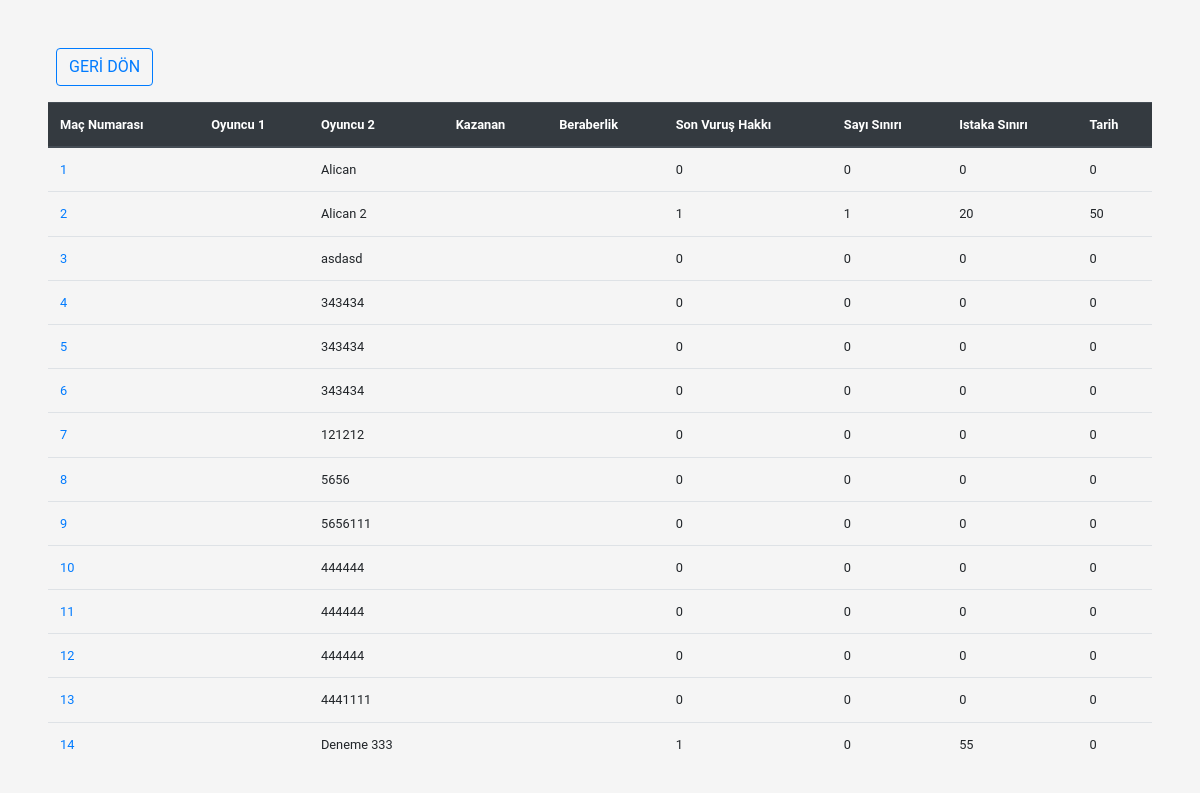
The page /match/score/ on the database as committed earlier.
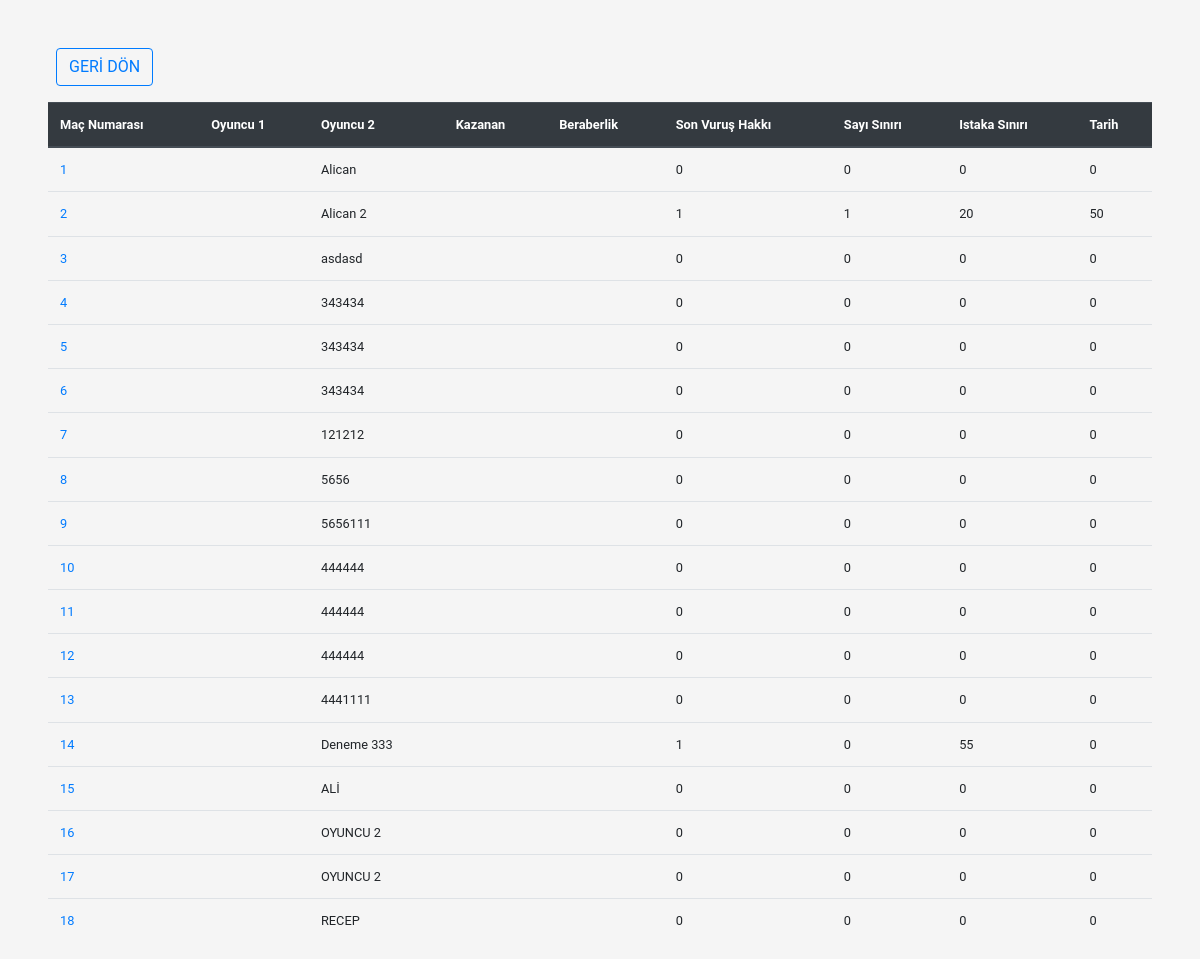
The same page on the database as committed later.
### match/models.py (models this page shows, shortened)
class Matchs(models.Model):
    status = models.SmallIntegerField(_("Status"))
    player1_name = models.CharField(_("Player 1 Name"), max_length=50)
    player2_name = models.CharField(_("Player 2 Name"), max_length=50)
    player1_id = models.CharField(_("Player 1 ID"), max_length=16, blank=True)
    player2_id = models.CharField(_("Player 2 ID"), max_length=16, blank=True)
    runs = models.TextField(_("Innings"), blank=True)
    seconds = models.TextField(_("Seconds"), blank=True)
    active_run  = models.IntegerField(_("Active Run"))
    allow_draw = models.SmallIntegerField(_("Allow Drawn"))
    last_shoot = models.SmallIntegerField(_("Last Shoot"))
    score_limit = models.SmallIntegerField(_("Score Limit"))
    inning_limit = models.SmallIntegerField(_("Inning Limit"))
    timeout_limit = models.SmallIntegerField(_("Timeout Limit"))
    player1_timeout = models.SmallIntegerField(_("Player 1 Timeout"))
    player2_timeout = models.SmallIntegerField(_("Player 2 Timeout"))
    player1_timeavg = models.DecimalField(_("Player 1 Timeavg"), max_digits=6, decimal_places=3, default=Decimal('0.000'))
    player2_timeavg = models.DecimalField(_("Player 2 Timeavg"), max_digits=6, decimal_places=3, default=Decimal('0.000'))
    positions_switched = models.SmallIntegerField(_("Positions Switched"))
    color_switched = models.SmallIntegerField(_("Color Switched"))
    theme_color = models.CharField(_("Theme Color"), max_length=12)
    time_force = models.SmallIntegerField(_("Time Force"))
    tour_name = models.CharField(_("Tour Name"), max_length=100, blank=True)
    group_name = models.CharField(_("Group Name"), max_length=100, blank=True)
    class Meta:
        verbose_name = _("Match")
        verbose_name_plural = _("s")

### match/views.py (the view)
# urls.py: path('score/', score_view, name="score"),
def score_view(request):
    scores = Matchs.objects.all()
    context = {
        'scores': scores,
    }
    return render(request, 'match/score.html', context)

### templates/match/score.html
{% extends 'base.html' %}
{% load  crispy_forms_tags %}
{% block body %}
    <div id="license-index" class="container-fluid pt-5 px-5">
             <div class="row mb-3 ml-2" >
                 <input type="button" class="btn btn-outline-primary btn-k2m" onclick="location.href='{% url 'match:match' %}'" value="GERİ DÖN">
             </div>
          <div class="table-responsive-sm">
            <table id="example" class="table table-hover table-fixed" style="width:100%">
                <thead class="thead-dark">
                    <tr>
                        <th>Maç Numarası</th>
                        <th>Oyuncu 1</th>
                        <th>Oyuncu 2</th>
                        <th>Kazanan</th>
                        <th>Beraberlik</th>
                        <th>Son Vuruş Hakkı</th>
                        <th>Sayı Sınırı</th>
                        <th>Istaka Sınırı</th>
                        <th>Tarih</th>
                    </tr>
                </thead>
                <tbody>
                {% for score in scores %}
                    <tr >
                        <td><a href="{% url 'match:detail' score.id %}">{{ score.id }}</a></td>
                        <td>{{ score.palyer1_name }}</td>
                        <td>{{ score.player2_name }}</td>
                        <td>{{ score.palyer1_name }}</td>
                        <td>{{ score.palyer1_name }}</td>
                        <td>{{ score.allow_draw }}</td>
                        <td>{{ score.last_shoot }}</td>
                        <td>{{ score.score_limit }}</td>
                        <td>{{ score.inning_limit }}</td>
                    </tr>
                 {% endfor %}
                </tbody>
            </table>
          </div>
        </div>
{% endblock %}

### templates/base.html (shortened to what this page needs)
{% load static %}
<!DOCTYPE html>
<html lang="tr">
<head>
    <link rel="stylesheet" href="{% static 'css/jquery.dataTables.min.css' %}">
    <link rel="stylesheet" href="{% static 'css/all.css' %}">
    <link rel="stylesheet" href="{% static 'css/bootstrap.min.css' %}">
    <link rel="stylesheet" href="{% static 'css/style.css' %}">
    <link rel="stylesheet" href="{% static 'css/style-keyboard.css' %}">
</head>
<body>
    {% block body %}
    {% endblock %}
</body>
</html>

### static/css/style.css (style rules this page uses)
body { font-family: 'Roboto', sans-serif; font-size: .8rem !important; background-color: whitesmoke; }
input { text-align: center; }

Rows that differ between the two databases and show on the page:
added Matchs: id "15", player2_name "ALİ", allow_draw "0", last_shoot "0", score_limit "0", inning_limit "0"
added Matchs: id "16", player2_name "OYUNCU 2", allow_draw "0", last_shoot "0", score_limit "0", inning_limit "0"
added Matchs: id "17", player2_name "OYUNCU 2", allow_draw "0", last_shoot "0", score_limit "0", inning_limit "0"
added Matchs: id "18", player2_name "RECEP", allow_draw "0", last_shoot "0", score_limit "0", inning_limit "0"
